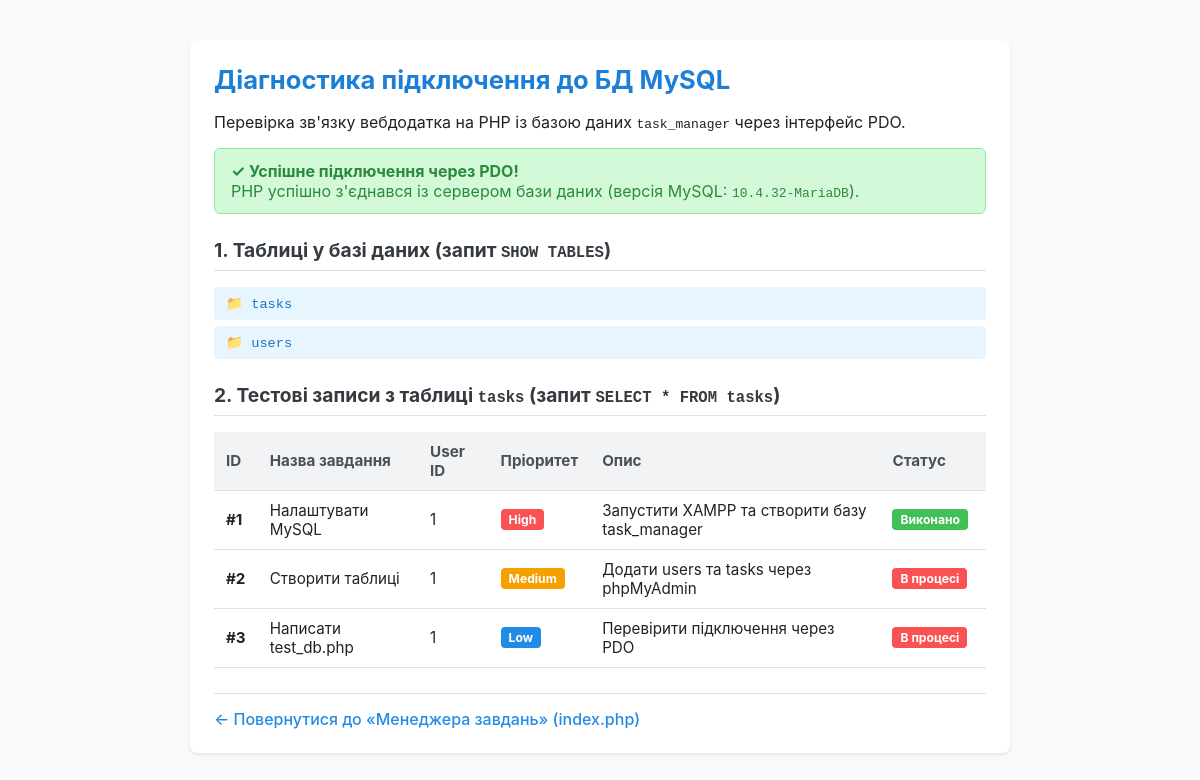
Screenshot of /test_db.php with the database file from the repository.
### tables this page shows
CREATE TABLE `tasks` (
  `id` int(11) NOT NULL,
  `user_id` int(11) NOT NULL,
  `title` varchar(255) NOT NULL,
  `description` text DEFAULT NULL,
  `priority` enum('Low','Medium','High') NOT NULL DEFAULT 'Medium',
  `is_completed` tinyint(1) NOT NULL DEFAULT 0
);

### test_db.php (the view, shortened to what this page needs)
<?php
$host     = '127.0.0.1';
$port     = '3306';
$dbname   = 'task_manager';
$username = 'root';
$password = '';
$charset  = 'utf8mb4';
$dsn = "mysql:host={$host};port={$port};dbname={$dbname};charset={$charset}";
$tables = [];
$tasks = [];
$connectionStatus = false;
$serverInfo = '';
$options = [
    PDO::ATTR_ERRMODE            => PDO::ERRMODE_EXCEPTION,
    PDO::ATTR_DEFAULT_FETCH_MODE => PDO::FETCH_ASSOC,
    PDO::ATTR_EMULATE_PREPARES   => false,
];
try {
    $pdo = new PDO($dsn, $username, $password, $options);
    $connectionStatus = true;
    $serverInfo = (string)$pdo->getAttribute(PDO::ATTR_SERVER_VERSION);
    $tablesStmt = $pdo->query('SHOW TABLES');
    $tables = $tablesStmt->fetchAll(PDO::FETCH_COLUMN);
    if (in_array('tasks', $tables, true)) {
        $tasksStmt = $pdo->query('SELECT * FROM tasks ORDER BY id ASC');
        $tasks = $tasksStmt->fetchAll();
    }
} catch (PDOException $e) {
    $connectionStatus = false;
    $errorMessage = $e->getMessage();
}
?>
<!DOCTYPE html>
<html lang="uk">
<head>
    <link rel="stylesheet" href="style.css">
</head>
<body>
    <div class="card">
        <h1>Діагностика підключення до БД MySQL</h1>
        <p>Перевірка зв'язку вебдодатка на PHP із базою даних <code><?= htmlspecialchars($dbname) ?></code> через інтерфейс PDO.</p>
        <?php if ($connectionStatus): ?>
            <div class="alert-success">
                <strong>✓ Успішне підключення через PDO!</strong><br>
                PHP успішно з'єднався із сервером бази даних (версія MySQL: <code><?= htmlspecialchars($serverInfo) ?></code>).
            </div>
            <h2>1. Таблиці у базі даних (запит <code>SHOW TABLES</code>)</h2>
            <?php if (!empty($tables)): ?>
                <ul class="tables-list">
                    <?php foreach ($tables as $table): ?>
                        <li>📁 <?= htmlspecialchars($table) ?></li>
                    <?php endforeach; ?>
                </ul>
            <?php else: ?>
                <p>У базі даних немає створених таблиць. Перевірте виконання Кроків 3 та 4.</p>
            <?php endif; ?>
            <h2>2. Тестові записи з таблиці <code>tasks</code> (запит <code>SELECT * FROM tasks</code>)</h2>
            <?php if (!empty($tasks)): ?>
                <table>
                    <thead>
                        <tr>
                            <th>ID</th>
                            <th>Назва завдання</th>
                            <th>User ID</th>
                            <th>Пріоритет</th>
                            <th>Опис</th>
                            <th>Статус</th>
                        </tr>
                    </thead>
                    <tbody>
                        <?php foreach ($tasks as $task): ?>
                            <tr>
                                <td><strong>#<?= htmlspecialchars((string)($task['id'] ?? '')) ?></strong></td>
                                <td><?= htmlspecialchars((string)($task['title'] ?? '')) ?></td>
                                <td><?= htmlspecialchars((string)($task['user_id'] ?? '')) ?></td>
                                <td>
                                    <?php
                                    $p = $task['priority'] ?? 'Medium';
                                    $badgeClass = match ($p) {
                                        'High' => 'badge-danger',
                                        'Low' => 'badge-info',
                                        default => 'badge-warning',
                                    };
                                    ?>
                                    <span class="badge <?= $badgeClass ?>"><?= htmlspecialchars((string)$p) ?></span>
                                </td>
                                <td><?= htmlspecialchars((string)($task['description'] ?? '—')) ?></td>
                                <td>
                                    <?php if (!empty($task['is_completed'])): ?>
                                        <span class="badge badge-success">Виконано</span>
                                    <?php else: ?>
                                        <span class="badge badge-danger">В процесі</span>
                                    <?php endif; ?>
                                </td>
                            </tr>
                        <?php endforeach; ?>
                    </tbody>
                </table>
            <?php else: ?>
                <p>У таблиці <code>tasks</code> поки немає записів. Додайте 2–3 тестові завдання через вкладку «Вставити» (Insert) у phpMyAdmin.</p>
            <?php endif; ?>
        <?php endif; ?>
        <div class="nav-links">
            <a href="index.php">← Повернутися до «Менеджера завдань» (index.php)</a>
        </div>
    </div>
</body>
</html>

### style.css (style rules this page uses)
body { font-family: -apple-system, BlinkMacSystemFont, "Segoe UI", Roboto, sans-serif; max-width: 820px; margin: 40px auto; padding: 0 20px; color: #222; background-color: #f8f9fa; }
h1 { margin-top: 0; font-size: 1.6em; color: #1c7ed6; }
h2 { font-size: 1.2em; color: #343a40; margin-top: 24px; border-bottom: 1px solid #dee2e6; padding-bottom: 8px; }
.card { background: #fff; padding: 24px; border-radius: 8px; box-shadow: 0 2px 4px rgba(0,0,0,0.08); margin-bottom: 20px; }
.alert-success { background: #d3f9d8; border: 1px solid #8ce99a; color: #2b8a3e; padding: 12px 16px; border-radius: 6px; margin-bottom: 20px; }
.badge { display: inline-block; padding: 3px 8px; border-radius: 4px; font-size: 0.8em; font-weight: bold; margin-right: 6px; }
.badge-success { background: #40c057; color: #fff; }
.badge-danger { background: #fa5252; color: #fff; }
.badge-info { background: #228be6; color: #fff; }
.badge-warning { background: #f59f00; color: #fff; }
table { width: 100%; border-collapse: collapse; margin-top: 12px; }
th, td { text-align: left; padding: 10px 12px; border-bottom: 1px solid #dee2e6; font-size: 0.95em; }
th { background: #f1f3f5; color: #495057; }
ul.tables-list { list-style: none; padding: 0; margin: 12px 0; }
ul.tables-list li { padding: 8px 12px; background: #e7f5ff; color: #1971c2; margin-bottom: 6px; border-radius: 4px; font-family: monospace; font-size: 1.05em; }
.nav-links { margin-top: 25px; padding-top: 15px; border-top: 1px solid #dee2e6; }
.nav-links a { color: #228be6; text-decoration: none; font-weight: 500; }

### rows the page displays
tasks: id "1", title "Налаштувати MySQL", user "1", priority "High", description "Запустити XAMPP та створити базу task_manager", is_completed "Виконано"
tasks: id "2", title "Створити таблиці", user "1", priority "Medium", description "Додати users та tasks через phpMyAdmin", is_completed "В процесі"
tasks: id "3", title "Написати test_db.php", user "1", priority "Low", description "Перевірити підключення через PDO", is_completed "В процесі"

### other values shown
$dbname "task_manager"
$serverInfo "10.4.32-MariaDB"
$table "tasks"
$table "users"
